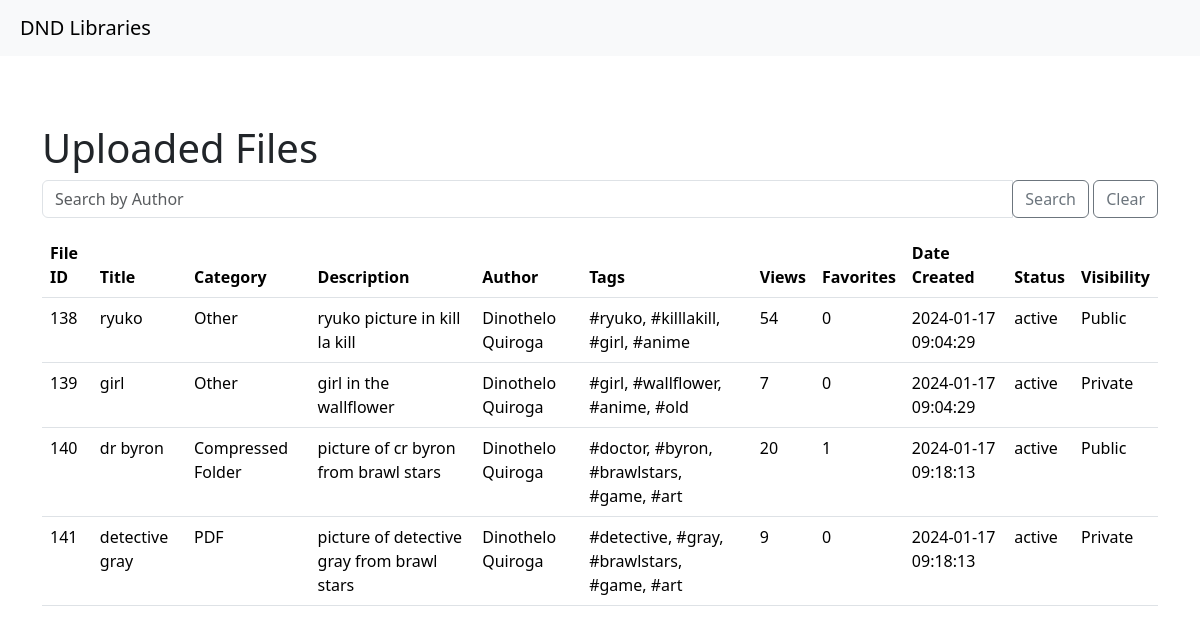
Screenshot of /uploaded_files.php?user_id=13 (signed in) with the database file from the repository.
### tables this page shows
CREATE TABLE `documents` (
  `file_id` int(11) NOT NULL,
  `file` varchar(255) NOT NULL,
  `title` varchar(255) NOT NULL,
  `category` varchar(50) NOT NULL,
  `description` text DEFAULT NULL,
  `tags` varchar(255) DEFAULT NULL,
  `infoViews` int(11) DEFAULT 0,
  `favorites` int(11) DEFAULT 0,
  `dateCreated` timestamp NOT NULL DEFAULT current_timestamp(),
  `author` varchar(50) DEFAULT NULL,
  `size` int(11) NOT NULL,
  `status` varchar(255) NOT NULL DEFAULT 'inactive',
  `visibility` tinyint(1) DEFAULT 1
);

CREATE TABLE `users` (
  `user_id` int(11) NOT NULL,
  `firstName` varchar(255) DEFAULT NULL,
  `lastName` varchar(255) DEFAULT NULL,
  `email` varchar(255) DEFAULT NULL,
  `password` varchar(255) DEFAULT NULL,
  `roles` varchar(255) DEFAULT NULL,
  `created_at` datetime DEFAULT NULL
);

### uploaded_files.php (the view, shortened to what this page needs)
<?php
require_once 'config.php';
if (isset($_GET['user_id'])) {
    $userID = $_GET['user_id'];
    $sql = "SELECT d.file_id, d.title, d.category, d.description, d.author, d.tags, d.infoViews, d.favorites, d.dateCreated, d.status, d.visibility, u.firstName, u.lastName
            FROM documents d
            LEFT JOIN users u ON d.author = u.user_id
            WHERE d.author = $userID";
    $result = mysqli_query($mysqli, $sql);
    if ($result) {
        $uploadedDocuments = mysqli_fetch_all($result, MYSQLI_ASSOC);
    } else {
        die("Error: " . mysqli_error($mysqli));
    }
} else {
}
?>
<!DOCTYPE html>
<html lang="en">
<head>
    <link rel="stylesheet" href="path/to/bootstrap.min.css">
    <link rel="stylesheet" href="https://cdn.jsdelivr.net/npm/bootstrap@5.3.2/dist/css/bootstrap.min.css">
    <link rel="stylesheet" href="https://cdnjs.cloudflare.com/ajax/libs/font-awesome/6.0.0-beta3/css/all.min.css">
    <link rel="stylesheet" href="css\bootstrap.min.css">
    <link rel="stylesheet" href="js\bootstrap.bundle.min.js">
</head>
<body>
<nav class="navbar navbar-expand-lg navbar-light bg-light fixed-top">
    <a class="navbar-brand" href="admin_dashboard.php">DND Libraries</a>
</nav>
<div class="container mt-5">
    <h1>Uploaded Files</h1>
    <form class="form-inline search-bar">
        <div class="input-group">
            <input type="text" class="form-control" id="authorSearch" placeholder="Search by Author">
            <div class="input-group-append">
                <button class="btn btn-outline-secondary" type="button" onclick="searchByAuthor()">Search</button>
                <button class="btn btn-outline-secondary" type="button" onclick="clearAuthorSearch()">Clear</button>
            </div>
        </div>
    </form>
    <div class="table-responsive">
        <table class="table">
            <thead>
                <tr>
                    <th>File ID</th>
                    <th>Title</th>
                    <th>Category</th>
                    <th>Description</th>
                    <th>Author</th>
                    <th>Tags</th>
                    <th>Views</th>
                    <th>Favorites</th>
                    <th>Date Created</th>
                    <th>Status</th>
                    <th>Visibility</th>
                </tr>
            </thead>
            <tbody>
                <?php
                if (!empty($uploadedDocuments)) {
                    foreach ($uploadedDocuments as $document) {
                        echo "<tr>";
                        echo "<td>" . $document['file_id'] . "</td>";
                        echo "<td>" . $document['title'] . "</td>";
                        echo "<td>" . $document['category'] . "</td>";
                        echo "<td>" . $document['description'] . "</td>";
                        echo "<td>" . $document['firstName'] . ' ' . $document['lastName'] . "</td>";
                        echo "<td>" . $document['tags'] . "</td>";
                        echo "<td>" . $document['infoViews'] . "</td>";
                        echo "<td>" . $document['favorites'] . "</td>";
                        echo "<td>" . $document['dateCreated'] . "</td>";
                        echo "<td>" . $document['status'] . "</td>";
                        echo "<td>" . ($document['visibility'] == 1 ? 'Public' : 'Private') . "</td>";
                        echo "</tr>";
                    }
                } else {
                    echo "<tr><td colspan='11'>No uploaded files found for this user.</td></tr>";
                }
                ?>
            </tbody>
        </table>
    </div>
</div>
</body>
</html>

### uploaded_files.php (style rules this page uses)
body { padding-top: 56px; }
@media (min-width: 768px) { body { padding-top: 76px; } }
.navbar-brand { padding-left: 20px; }
.search-bar { margin-bottom: 15px; }

### rows the page displays
documents: file_id "138", title "ryuko", category "Other", description "ryuko picture in kill la kill", users.firstName "Dinothelo", users.lastName "Quiroga", tags "#ryuko, #killlakill, #girl, #anime", infoViews "54", favorites "0", dateCreated "2024-01-17 09:04:29", status "active", visibility "Public"
documents: file_id "139", title "girl", category "Other", description "girl in the wallflower", users.firstName "Dinothelo", users.lastName "Quiroga", tags "#girl, #wallflower, #anime, #old", infoViews "7", favorites "0", dateCreated "2024-01-17 09:04:29", status "active", visibility "Private"
documents: file_id "140", title "dr byron", category "Compressed Folder", description "picture of cr byron from brawl stars", users.firstName "Dinothelo", users.lastName "Quiroga", tags "#doctor, #byron, #brawlstars, #game, #art", infoViews "20", favorites "1", dateCreated "2024-01-17 09:18:13", status "active", visibility "Public"
documents: file_id "141", title "detective gray", category "PDF", description "picture of detective gray from brawl stars", users.firstName "Dinothelo", users.lastName "Quiroga", tags "#detective, #gray, #brawlstars, #game, #art", infoViews "9", favorites "0", dateCreated "2024-01-17 09:18:13", status "active", visibility "Private"
